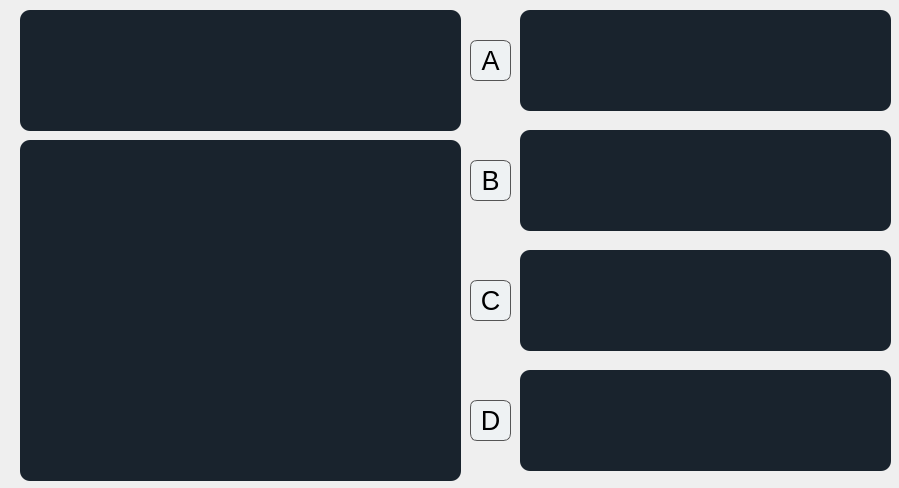
<?xml version="1.0" encoding="UTF-8"?>
<ui version="4.0">
 <class>Form</class>
 <widget class="QWidget" name="Form">
  <property name="geometry">
   <rect>
    <x>0</x>
    <y>0</y>
    <width>899</width>
    <height>488</height>
   </rect>
  </property>
  <property name="windowTitle">
   <string>Form</string>
  </property>
  <widget class="QTextEdit" name="txtEdit_respA">
   <property name="geometry">
    <rect>
     <x>520</x>
     <y>10</y>
     <width>371</width>
     <height>101</height>
    </rect>
   </property>
   <property name="styleSheet">
    <string notr="true">  background-color: #19232D;
  border: 0px solid #32414B;
  padding: 0px;
  color: #F0F0F0;
  selection-background-color: #1464A0;
  selection-color: #F0F0F0;

	border-radius: 10;</string>
   </property>
  </widget>
  <widget class="QTextEdit" name="txtEdit_preg">
   <property name="geometry">
    <rect>
     <x>20</x>
     <y>10</y>
     <width>441</width>
     <height>121</height>
    </rect>
   </property>
   <property name="styleSheet">
    <string notr="true">  background-color: #19232D;
  border: 0px solid #32414B;
  padding: 0px;
  color: #F0F0F0;
  selection-background-color: #1464A0;
  selection-color: #F0F0F0;

	border-radius: 10;</string>
   </property>
  </widget>
  <widget class="QLabel" name="bel_pregImage">
   <property name="geometry">
    <rect>
     <x>20</x>
     <y>140</y>
     <width>441</width>
     <height>341</height>
    </rect>
   </property>
   <property name="styleSheet">
    <string notr="true">  background-color: #19232D;
  border: 0px solid #32414B;
  padding: 0px;
  color: #F0F0F0;
  selection-background-color: #1464A0;
  selection-color: #F0F0F0;

	border-radius: 10;</string>
   </property>
   <property name="text">
    <string/>
   </property>
  </widget>
  <widget class="QPushButton" name="btn_respA">
   <property name="geometry">
    <rect>
     <x>470</x>
     <y>40</y>
     <width>41</width>
     <height>41</height>
    </rect>
   </property>
   <property name="font">
    <font>
     <pointsize>20</pointsize>
    </font>
   </property>
   <property name="styleSheet">
    <string notr="true">background-color:#EEF2F3;
border-radius: 7px;
border: 1px solid #555;</string>
   </property>
   <property name="text">
    <string>A</string>
   </property>
  </widget>
  <widget class="QTextEdit" name="txtEdit_respB">
   <property name="geometry">
    <rect>
     <x>520</x>
     <y>130</y>
     <width>371</width>
     <height>101</height>
    </rect>
   </property>
   <property name="styleSheet">
    <string notr="true">  background-color: #19232D;
  border: 0px solid #32414B;
  padding: 0px;
  color: #F0F0F0;
  selection-background-color: #1464A0;
  selection-color: #F0F0F0;

	border-radius: 10;</string>
   </property>
  </widget>
  <widget class="QTextEdit" name="txtEdit_respC">
   <property name="geometry">
    <rect>
     <x>520</x>
     <y>250</y>
     <width>371</width>
     <height>101</height>
    </rect>
   </property>
   <property name="styleSheet">
    <string notr="true">  background-color: #19232D;
  border: 0px solid #32414B;
  padding: 0px;
  color: #F0F0F0;
  selection-background-color: #1464A0;
  selection-color: #F0F0F0;

	border-radius: 10;</string>
   </property>
  </widget>
  <widget class="QTextEdit" name="txtEdit_respD">
   <property name="geometry">
    <rect>
     <x>520</x>
     <y>370</y>
     <width>371</width>
     <height>101</height>
    </rect>
   </property>
   <property name="styleSheet">
    <string notr="true">  background-color: #19232D;
  border: 0px solid #32414B;
  padding: 0px;
  color: #F0F0F0;
  selection-background-color: #1464A0;
  selection-color: #F0F0F0;

	border-radius: 10;</string>
   </property>
  </widget>
  <widget class="QPushButton" name="btn_respB">
   <property name="geometry">
    <rect>
     <x>470</x>
     <y>160</y>
     <width>41</width>
     <height>41</height>
    </rect>
   </property>
   <property name="font">
    <font>
     <pointsize>20</pointsize>
    </font>
   </property>
   <property name="styleSheet">
    <string notr="true">background-color:#EEF2F3;
border-radius: 7px;
border: 1px solid #555;</string>
   </property>
   <property name="text">
    <string>B</string>
   </property>
  </widget>
  <widget class="QPushButton" name="btn_respC">
   <property name="geometry">
    <rect>
     <x>470</x>
     <y>280</y>
     <width>41</width>
     <height>41</height>
    </rect>
   </property>
   <property name="font">
    <font>
     <pointsize>20</pointsize>
    </font>
   </property>
   <property name="styleSheet">
    <string notr="true">background-color:#EEF2F3;
border-radius: 7px;
border: 1px solid #555;</string>
   </property>
   <property name="text">
    <string>C</string>
   </property>
  </widget>
  <widget class="QPushButton" name="btn_respD">
   <property name="geometry">
    <rect>
     <x>470</x>
     <y>400</y>
     <width>41</width>
     <height>41</height>
    </rect>
   </property>
   <property name="font">
    <font>
     <pointsize>20</pointsize>
    </font>
   </property>
   <property name="styleSheet">
    <string notr="true">background-color:#EEF2F3;
border-radius: 7px;
border: 1px solid #555;</string>
   </property>
   <property name="text">
    <string>D</string>
   </property>
  </widget>
 </widget>
 <resources>
  <include location="../../IMAG.qrc"/>
 </resources>
 <connections/>
</ui>
